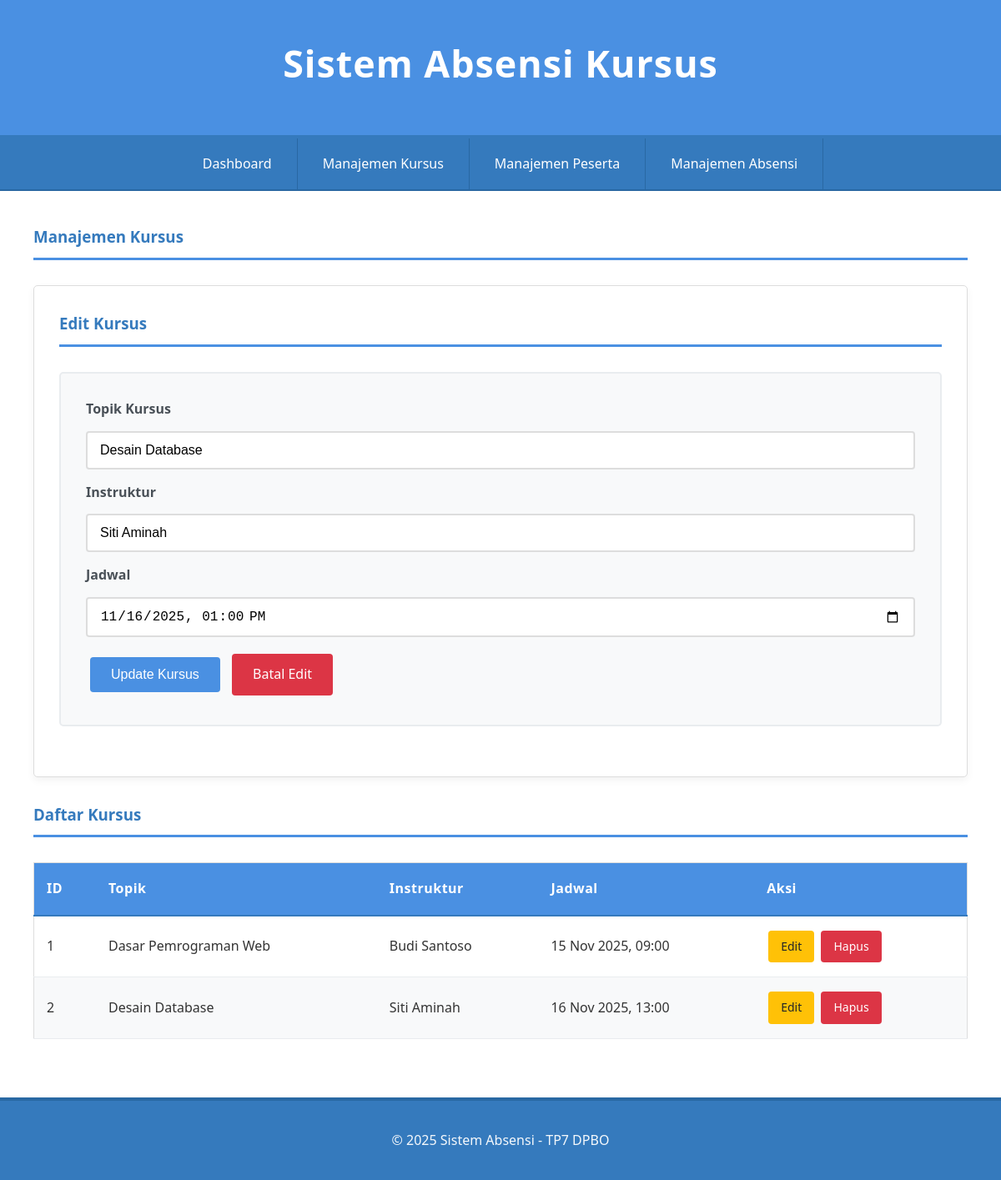
Page /index.php?page=courses&form=edit&id=2 on the committed database.
### tables this page shows
CREATE TABLE `courses` (
  `id` int(11) NOT NULL,
  `topic` varchar(255) NOT NULL,
  `instructor` varchar(100) NOT NULL,
  `schedule` datetime DEFAULT NULL
);

### class/Course.php (called while the page is built, shortened)
<?php
class Course {
    private $conn;
    private $table_name = "courses";
    public function __construct($db) {
        $this->conn = $db;
    }
    public function read() {
        $query = "SELECT * FROM " . $this->table_name;
        $stmt = $this->conn->prepare($query);
        $stmt->execute();
        return $stmt;
    }
    public function readOne($id) {
        $query = "SELECT * FROM " . $this->table_name . " WHERE id = ?";
        $stmt = $this->conn->prepare($query);
        $stmt->execute([$id]);
        return $stmt->fetch();
    }
}
?>

### view/courses.php (the view, shortened to what this page needs)
<?php
$edit_data = null;
if (isset($_GET['form']) && $_GET['form'] == 'edit') {
    $edit_data = $course->readOne($_GET['id']);
}
?>
<h3>Manajemen Kursus</h3>
<div class="card">
    <h3><?php echo $edit_data ? 'Edit' : 'Tambah'; ?> Kursus</h3>
    <form action="index.php" method="POST">
        <label for="topic">Topik Kursus</label>
        <input type="text" id="topic" name="topic" value="<?php echo $edit_data['topic'] ?? ''; ?>" required>
        <label for="instructor">Instruktur</label>
        <input type="text" id="instructor" name="instructor" value="<?php echo $edit_data['instructor'] ?? ''; ?>" required>
        <label for="schedule">Jadwal</label>
        <input type="datetime-local" id="schedule" name="schedule" value="<?php echo $edit_data ? date('Y-m-d\TH:i', strtotime($edit_data['schedule'])) : ''; ?>" required>
        <button type="submit"><?php echo $edit_data ? 'Update' : 'Simpan'; ?> Kursus</button>
        <?php if ($edit_data): ?>
            <a href="index.php?page=courses" class="btn btn-danger">Batal Edit</a>
        <?php endif; ?>
    </form>
</div>
<h3>Daftar Kursus</h3>
<table>
    <thead>
        <tr>
            <th>ID</th>
            <th>Topik</th>
            <th>Instruktur</th>
            <th>Jadwal</th>
            <th>Aksi</th>
        </tr>
    </thead>
    <tbody>
        <?php
        $stmt = $course->read();
        while ($row = $stmt->fetch()):
        ?>
        <tr>
            <td><?php echo $row['id']; ?></td>
            <td><?php echo $row['topic']; ?></td>
            <td><?php echo $row['instructor']; ?></td>
            <td><?php echo date('d M Y, H:i', strtotime($row['schedule'])); ?></td>
            <td class="table-actions">
                <a href="index.php?page=courses&form=edit&id=<?php echo $row['id']; ?>" class="btn btn-warning">Edit</a>
                <a href="index.php?action=delete_course&id=<?php echo $row['id']; ?>" onclick="return confirm('Yakin hapus data ini?')" class="btn btn-danger">Hapus</a>
            </td>
        </tr>
        <?php endwhile; ?>
    </tbody>
</table>

### style.css (style rules this page uses)
* { margin: 0; padding: 0; box-sizing: border-box; }
body { font-family: 'Segoe UI', Tahoma, Geneva, Verdana, sans-serif; background-color: #f5f7fa; color: #333; line-height: 1.6; min-height: 100vh; }
h2, h3 { color: #357abd; margin-bottom: 25px; font-weight: 600; border-bottom: 3px solid #4a90e2; padding-bottom: 10px; }
table { width: 100%; border-collapse: collapse; margin: 30px 0; background-color: white; border: 1px solid #ddd; }
th { background-color: #4a90e2; color: white; padding: 18px 15px; text-align: left; font-weight: 600; font-size: 1em; letter-spacing: 0.5px; border-bottom: 2px solid #357abd; }
td { padding: 15px; border-bottom: 1px solid #e9ecef; transition: background-color 0.2s ease; vertical-align: middle; }
tbody tr:nth-child(even) { background-color: #f8f9fa; }
form { background-color: #f8f9fa; padding: 30px; margin: 30px 0; border: 2px solid #e9ecef; border-radius: 5px; }
input, select, textarea { width: 100%; padding: 12px 15px; margin: 8px 0 15px 0; border: 2px solid #ddd; border-radius: 4px; font-size: 16px; transition: border-color 0.3s ease; background-color: white; }
label { font-weight: 600; color: #495057; margin-bottom: 5px; display: block; }
button, .btn { background-color: #4a90e2; color: white; padding: 12px 25px; border: none; border-radius: 4px; cursor: pointer; font-size: 16px; font-weight: 500; transition: all 0.3s ease; text-decoration: none; display: inline-block; margin: 5px; }
.btn-danger { background-color: #dc3545; }
.btn-warning { background-color: #ffc107; color: #212529; }
.card { background: white; padding: 30px; margin: 30px 0; border: 1px solid #ddd; border-radius: 5px; box-shadow: 0 4px 10px rgba(0,0,0,0.05); }
.card h3 { margin-top: 0; }
.table-actions { white-space: nowrap; }
.table-actions .btn { margin: 2px; padding: 8px 15px; font-size: 14px; }

### rows in the picture
courses: topic "Desain Database", instructor "Siti Aminah", schedule "11/16/2025 13:00", id "2", schedule "16 Nov 2025, 13:00"
courses: id "1", topic "Dasar Pemrograman Web", instructor "Budi Santoso", schedule "15 Nov 2025, 09:00"
